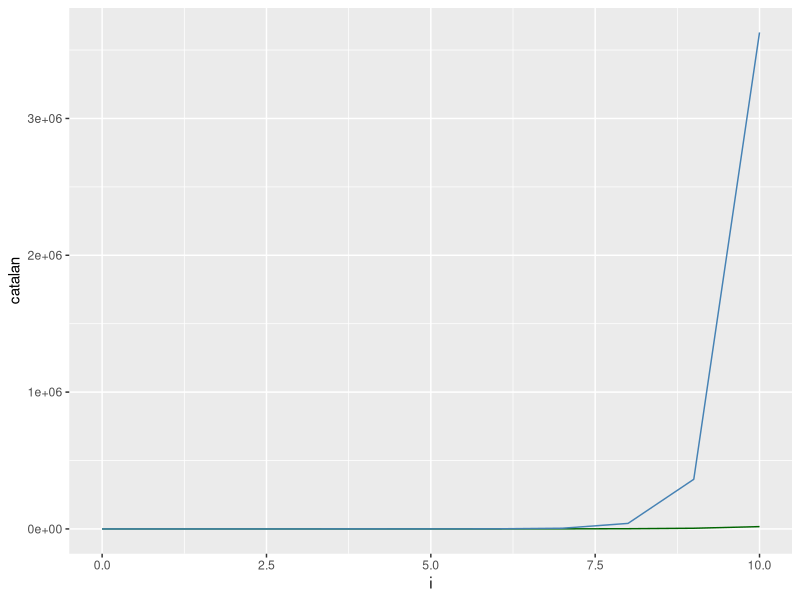
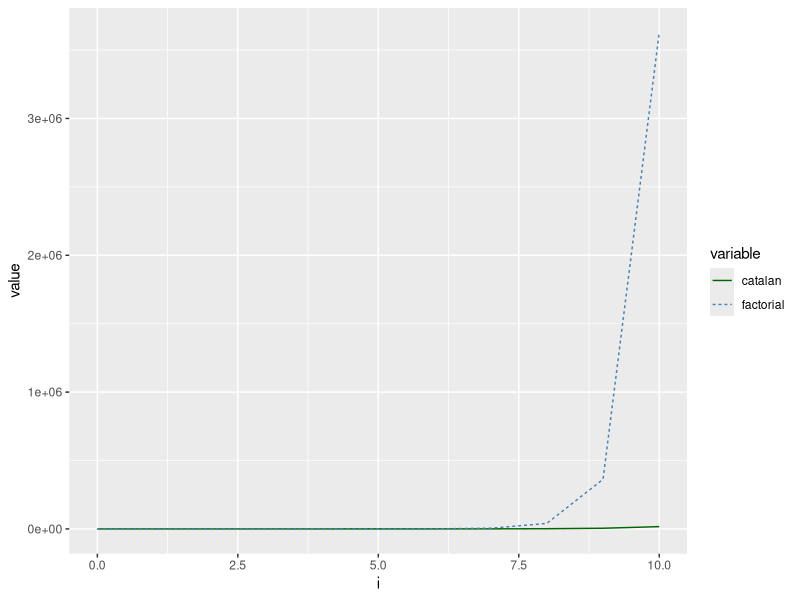

The R source for these figures, in order:
#####################
## Catalan number ###
#####################

library(ggplot2)
library(tidyverse)

# Function for factorial
factorial <- function(n) {
  if (n == 0) {
    return(1)
  } else {
    return(n * factorial(n - 1))
  }
}

# Function for n-th Catalan number
catalan <- function(n) {
  if (n == 0) {
    return(1)
  } else {
    return(factorial(2 * n) / (factorial(n + 1) * factorial(n)))
  }
}



for (i in 0:10) {
  cat(sprintf("fun(%d) = %d\n", i, factorial(i)))
}


# Draw graph
df <- as.data.frame(NULL)
for (i in 0:10) {
  df_i <- print(i)
  cat_i <- catalan(i)
  fac_i <- factorial(i)
  df <- rbind(df, c(df_i, cat_i, fac_i))
}

colnames(df) <- c("i", "catalan", "factorial")


ggplot(df, aes(x=i)) + 
  geom_line(aes(y = catalan), color = "darkgreen") + 
  geom_line(aes(y = factorial), color="steelblue") 

# or
df %>%
  select(i, catalan, factorial) %>%
  gather(key = "variable", value = "value", -i) %>%
  ggplot(aes(x = i, y = value)) + 
    geom_line(aes(color = variable, linetype = variable)) + 
    scale_color_manual(values = c("darkgreen", "steelblue"))

